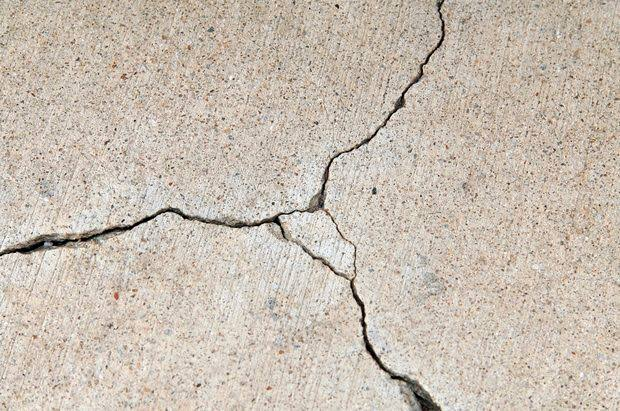
#> input picture img/grietas_concreto.jpg, 620 x 411 px, found by its file name
$ python '11.- Deteccion de Objetos por Enparejamiento de Imagenes.py'
#> lines starting #> are read from the running program, lines starting #| are printed output that depends on the picture
# -*- coding: utf-8 -*-
"""
Created on Sun Mar 22 17:42:27 2020

@author: Marco
"""

import numpy as np
import matplotlib.pyplot as plt
import cv2

imagen = cv2.imread('img\\grietas_concreto.jpg')
#> imagen is the input picture: shape (411, 620, 3); mean B, G, R 178.4, 190.6, 201.3
imagen = cv2.cvtColor(imagen, cv2.COLOR_BGR2RGB)
plt.imshow(imagen)

imagen_2 = cv2.imread('img\\grietas_concreto_recortado.jpg')
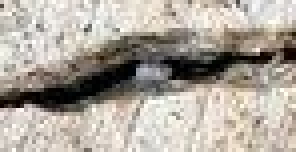
#> input picture img/grietas_concreto_recortado.jpg, 74 x 38 px, found by its file name (shown 4 times larger)
#> imagen_2 is the input picture: shape (38, 74, 3); mean B, G, R 156.7, 166, 173.3
imagen_2 = cv2.cvtColor(imagen_2, cv2.COLOR_BGR2RGB)
plt.imshow(imagen_2)

metodo = cv2.TM_CCOEFF
resultado = cv2.matchTemplate(imagen, imagen_2, metodo) # Genera un mapa de calor donde resalta donde es parecido.
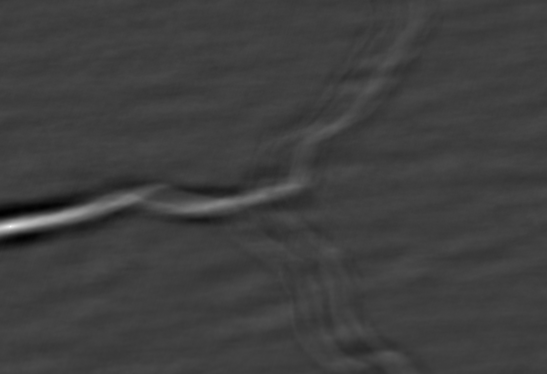
#> resultado: shape (374, 547) float32; min -13173766, max 39568996, mean 4906.8; drawn with min black and max white
plt.imshow(resultado)

valor_min, valor_max, pos_min, pos_max = cv2.minMaxLoc(resultado) # Extrae las características de resultado.
#> valor_min = -13173766; valor_max = 39568996; pos_min = (13, 211); pos_max = (10, 226)
alto, ancho, colores = imagen_2.shape # Extrae las características de la imagen_2.
#> alto = 38; ancho = 74; colores = 3

top_izquierda = pos_max
#> top_izquierda = (10, 226)
botton_derecha = (pos_max[0]+ancho, pos_max[1]+alto)
#> botton_derecha = (84, 264)

cv2.rectangle(imagen, top_izquierda, botton_derecha, (255,0,0), 8)
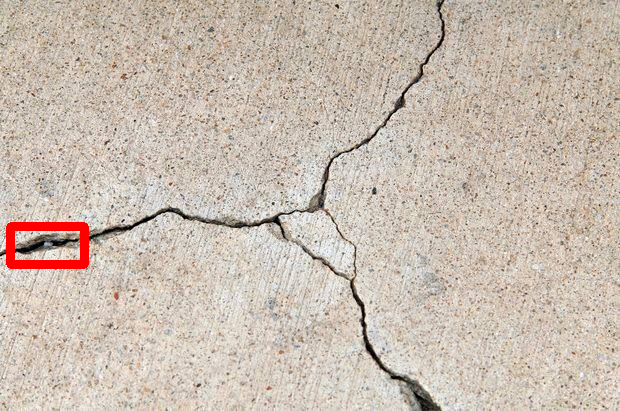
#> imagen: shape (411, 620, 3); mean R, G, B 201.7, 189.1, 177
plt.imshow(imagen)
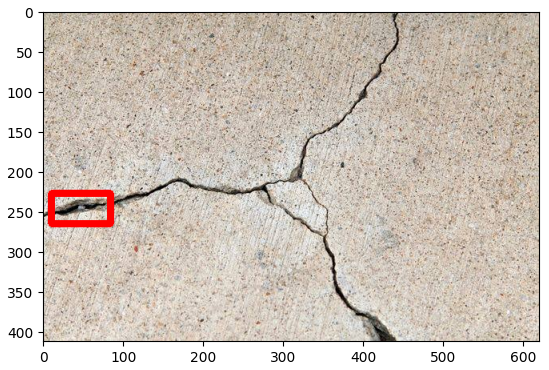
#> figure drawn by matplotlib, 1 panel
